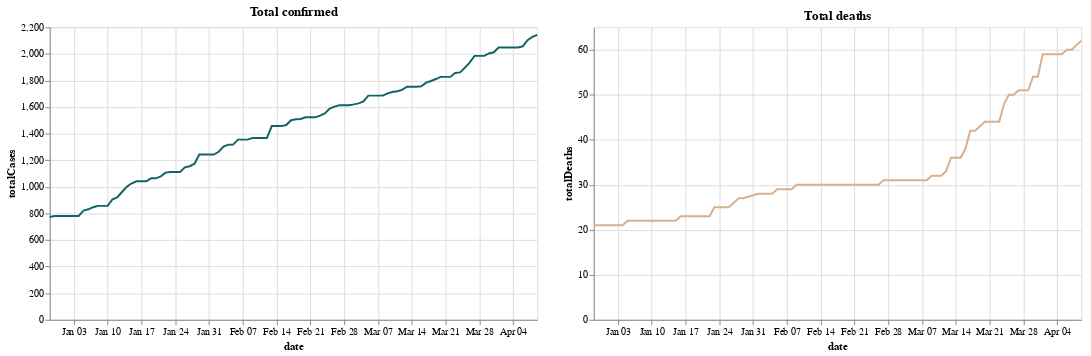

The cell this chart's notebook holds for it:
### Markdown cell above
# COVID-19 Tracker for Aparecida City, São Paulo, Brazil

### Code cell
# 🇬🇧 Libraries
# 🇧🇷 Bibliotecas
import datetime
import altair as alt
import operator
import pandas as pd

s = pd.read_csv('../../data/aparecida-small-sample.csv', parse_dates=['date'])

city = s[s['city'] == 'Aparecida']

base = alt.Chart(city).mark_line().encode(x = 'date').properties(width = 500)

confirmed = alt.value("#106466")
death = alt.value("#D8B08C")
recovered = alt.value("#87C232")

base.encode(y = "totalCases", color = confirmed).properties(title = "Total confirmed") | base.encode(y = "totalDeaths", color = death).properties(title = "Total deaths")

### Figure 1 — Vega-Lite specification as saved in the notebook (floating-point values rounded to 4 significant figures)
{"config": {"view": {"continuousWidth": 400, "continuousHeight": 300}}, "hconcat": [{"mark": "line", "encoding": {"color": {"value": "#106466"}, "x": {"type": "temporal", "field": "date"}, "y": {"type": "quantitative", "field": "totalCases"}}, "title": "Total confirmed", "width": 500}, {"mark": "line", "encoding": {"color": {"value": "#D8B08C"}, "x": {"type": "temporal", "field": "date"}, "y": {"type": "quantitative", "field": "totalDeaths"}}, "title": "Total deaths", "width": 500}], "data": {"name": "data-ea9a789b15095052f4fed9fcbc86952e"}, "$schema": "https://vega.github.io/schema/vega-lite/v4.8.1.json", "datasets": {"data-ea9a789b15095052f4fed9fcbc86952e": [{"city": "Aparecida", "date": "2020-12-29T00:00:00", "totalDeaths": 21, "totalCases": 773, "totalRecovered": 723, "totalBeds": 11, "intubated": 1}, {"city": "Aparecida", "date": "2020-12-30T00:00:00", "totalDeaths": 21, "totalCases": 781, "totalRecovered": 724, "totalBeds": 13, "intubated": 1}, {"city": "Aparecida", "date": "2020-12-31T00:00:00", "totalDeaths": 21, "totalCases": 781, "totalRecovered": 724, "totalBeds": 13, "intubated": 1}, {"city": "Aparecida", "date": "2021-01-01T00:00:00", "totalDeaths": 21, "totalCases": 781, "totalRecovered": 724, "totalBeds": 13, "intubated": 1}, {"city": "Aparecida", "date": "2021-01-02T00:00:00", "totalDeaths": 21, "totalCases": 781, "totalRecovered": 724, "totalBeds": 13, "intubated": 1}, {"city": "Aparecida", "date": "2021-01-03T00:00:00", "totalDeaths": 21, "totalCases": 781, "totalRecovered": 724, "totalBeds": 13, "intubated": 1}, {"city": "Aparecida", "date": "2021-01-04T00:00:00", "totalDeaths": 21, "totalCases": 781, "totalRecovered": 724, "totalBeds": 13, "intubated": 1}, {"city": "Aparecida", "date": "2021-01-05T00:00:00", "totalDeaths": 22, "totalCases": 822, "totalRecovered": 780, "totalBeds": 8, "intubated": 3}, {"city": "Aparecida", "date": "2021-01-06T00:00:00", "totalDeaths": 22, "totalCases": 831, "totalRecovered": 786, "totalBeds": 11, "intubated": 2}, {"city": "Aparecida", "date": "2021-01-07T00:00:00", "totalDeaths": 22, "totalCases": 847, "totalRecovered": 792, "totalBeds": 15, "intubated": 2}, {"city": "Aparecida", "date": "2021-01-08T00:00:00", "totalDeaths": 22, "totalCases": 857, "totalRecovered": 799, "totalBeds": 16, "intubated": 4}, {"city": "Aparecida", "date": "2021-01-09T00:00:00", "totalDeaths": 22, "totalCases": 857, "totalRecovered": 799, "totalBeds": 16, "intubated": 4}, {"city": "Aparecida", "date": "2021-01-10T00:00:00", "totalDeaths": 22, "totalCases": 857, "totalRecovered": 799, "totalBeds": 16, "intubated": 4}, {"city": "Aparecida", "date": "2021-01-11T00:00:00", "totalDeaths": 22, "totalCases": 906, "totalRecovered": 841, "totalBeds": 22, "intubated": 1}, {"city": "Aparecida", "date": "2021-01-12T00:00:00", "totalDeaths": 22, "totalCases": 921, "totalRecovered": 873, "totalBeds": 23, "intubated": 2}, {"city": "Aparecida", "date": "2021-01-13T00:00:00", "totalDeaths": 22, "totalCases": 963, "totalRecovered": 894, "totalBeds": 26, "intubated": 2}, {"city": "Aparecida", "date": "2021-01-14T00:00:00", "totalDeaths": 22, "totalCases": 1002, "totalRecovered": 946, "totalBeds": 15, "intubated": 1}, {"city": "Aparecida", "date": "2021-01-15T00:00:00", "totalDeaths": 22, "totalCases": 1027, "totalRecovered": 955, "totalBeds": 16, "intubated": 1}, {"city": "Aparecida", "date": "2021-01-16T00:00:00", "totalDeaths": 23, "totalCases": 1042, "totalRecovered": 981, "totalBeds": 23, "intubated": 0}, {"city": "Aparecida", "date": "2021-01-17T00:00:00", "totalDeaths": 23, "totalCases": 1042, "totalRecovered": 981, "totalBeds": 23, "intubated": 0}, {"city": "Aparecida", "date": "2021-01-18T00:00:00", "totalDeaths": 23, "totalCases": 1042, "totalRecovered": 981, "totalBeds": 23, "intubated": 0}, {"city": "Aparecida", "date": "2021-01-19T00:00:00", "totalDeaths": 23, "totalCases": 1064, "totalRecovered": 1000, "totalBeds": 28, "intubated": 0}, {"city": "Aparecida", "date": "2021-01-20T00:00:00", "totalDeaths": 23, "totalCases": 1064, "totalRecovered": 1000, "totalBeds": 20, "intubated": 1}, {"city": "Aparecida", "date": "2021-01-21T00:00:00", "totalDeaths": 23, "totalCases": 1079, "totalRecovered": 1016, "totalBeds": 21, "intubated": 2}, {"city": "Aparecida", "date": "2021-01-22T00:00:00", "totalDeaths": 23, "totalCases": 1107, "totalRecovered": 1050, "totalBeds": 15, "intubated": 2}, {"city": "Aparecida", "date": "2021-01-23T00:00:00", "totalDeaths": 25, "totalCases": 1112, "totalRecovered": 1069, "totalBeds": 16, "intubated": 3}, {"city": "Aparecida", "date": "2021-01-24T00:00:00", "totalDeaths": 25, "totalCases": 1112, "totalRecovered": 1069, "totalBeds": 16, "intubated": 3}, {"city": "Aparecida", "date": "2021-01-25T00:00:00", "totalDeaths": 25, "totalCases": 1112, "totalRecovered": 1069, "totalBeds": 16, "intubated": 3}, {"city": "Aparecida", "date": "2021-01-26T00:00:00", "totalDeaths": 25, "totalCases": 1147, "totalRecovered": 1096, "totalBeds": 17, "intubated": 4}, {"city": "Aparecida", "date": "2021-01-27T00:00:00", "totalDeaths": 26, "totalCases": 1155, "totalRecovered": 1101, "totalBeds": 18, "intubated": 4}, {"city": "Aparecida", "date": "2021-01-28T00:00:00", "totalDeaths": 27, "totalCases": 1174, "totalRecovered": 1120, "totalBeds": 16, "intubated": 2}, {"city": "Aparecida", "date": "2021-01-29T00:00:00", "totalDeaths": 27, "totalCases": 1243, "totalRecovered": 1162, "totalBeds": 16, "intubated": 2}, {"city": "Aparecida", "date": "2021-02-01T00:00:00", "totalDeaths": 28, "totalCases": 1243, "totalRecovered": 1162, "totalBeds": 18, "intubated": 1}, {"city": "Aparecida", "date": "2021-02-02T00:00:00", "totalDeaths": 28, "totalCases": 1264, "totalRecovered": 1207, "totalBeds": 15, "intubated": 1}, {"city": "Aparecida", "date": "2021-02-03T00:00:00", "totalDeaths": 28, "totalCases": 1302, "totalRecovered": 1242, "totalBeds": 15, "intubated": 1}, {"city": "Aparecida", "date": "2021-02-04T00:00:00", "totalDeaths": 28, "totalCases": 1317, "totalRecovered": 1246, "totalBeds": 12, "intubated": 0}, {"city": "Aparecida", "date": "2021-02-05T00:00:00", "totalDeaths": 29, "totalCases": 1318, "totalRecovered": 1246, "totalBeds": 12, "intubated": 2}, {"city": "Aparecida", "date": "2021-02-06T00:00:00", "totalDeaths": 29, "totalCases": 1355, "totalRecovered": 1291, "totalBeds": 7, "intubated": 0}, {"city": "Aparecida", "date": "2021-02-07T00:00:00", "totalDeaths": 29, "totalCases": 1355, "totalRecovered": 1291, "totalBeds": 7, "intubated": 0}, {"city": "Aparecida", "date": "2021-02-08T00:00:00", "totalDeaths": 29, "totalCases": 1355, "totalRecovered": 1291, "totalBeds": 7, "intubated": 0}, {"city": "Aparecida", "date": "2021-02-09T00:00:00", "totalDeaths": 30, "totalCases": 1367, "totalRecovered": 1310, "totalBeds": 11, "intubated": 0}, {"city": "Aparecida", "date": "2021-02-10T00:00:00", "totalDeaths": 30, "totalCases": 1367, "totalRecovered": 1310, "totalBeds": 11, "intubated": 0}, {"city": "Aparecida", "date": "2021-02-11T00:00:00", "totalDeaths": 30, "totalCases": 1367, "totalRecovered": 1310, "totalBeds": 10, "intubated": 0}, {"city": "Aparecida", "date": "2021-02-12T00:00:00", "totalDeaths": 30, "totalCases": 1367, "totalRecovered": 1310, "totalBeds": 13, "intubated": 0}, {"city": "Aparecida", "date": "2021-02-13T00:00:00", "totalDeaths": 30, "totalCases": 1457, "totalRecovered": 1409, "totalBeds": 15, "intubated": 0}, {"city": "Aparecida", "date": "2021-02-15T00:00:00", "totalDeaths": 30, "totalCases": 1457, "totalRecovered": 1409, "totalBeds": 15, "intubated": 0}, {"city": "Aparecida", "date": "2021-02-16T00:00:00", "totalDeaths": 30, "totalCases": 1465, "totalRecovered": 1417, "totalBeds": 12, "intubated": 0}, {"city": "Aparecida", "date": "2021-02-17T00:00:00", "totalDeaths": 30, "totalCases": 1501, "totalRecovered": 1439, "totalBeds": 12, "intubated": 0}, {"city": "Aparecida", "date": "2021-02-18T00:00:00", "totalDeaths": 30, "totalCases": 1508, "totalRecovered": 1447, "totalBeds": 12, "intubated": 0}, {"city": "Aparecida", "date": "2021-02-19T00:00:00", "totalDeaths": 30, "totalCases": 1510, "totalRecovered": 1447, "totalBeds": 13, "intubated": 0}, {"city": "Aparecida", "date": "2021-02-20T00:00:00", "totalDeaths": 30, "totalCases": 1523, "totalRecovered": 1470, "totalBeds": 10, "intubated": 0}, {"city": "Aparecida", "date": "2021-02-21T00:00:00", "totalDeaths": 30, "totalCases": 1523, "totalRecovered": 1470, "totalBeds": 10, "intubated": 0}, {"city": "Aparecida", "date": "2021-02-22T00:00:00", "totalDeaths": 30, "totalCases": 1523, "totalRecovered": 1470, "totalBeds": 10, "intubated": 0}, {"city": "Aparecida", "date": "2021-02-23T00:00:00", "totalDeaths": 30, "totalCases": 1536, "totalRecovered": 1484, "totalBeds": 9, "intubated": 0}, {"city": "Aparecida", "date": "2021-02-24T00:00:00", "totalDeaths": 30, "totalCases": 1552, "totalRecovered": 1497, "totalBeds": 11, "intubated": 0}, {"city": "Aparecida", "date": "2021-02-25T00:00:00", "totalDeaths": 30, "totalCases": 1588, "totalRecovered": 1522, "totalBeds": 8, "intubated": 1}, {"city": "Aparecida", "date": "2021-02-26T00:00:00", "totalDeaths": 30, "totalCases": 1603, "totalRecovered": 1526, "totalBeds": 12, "intubated": 0}, {"city": "Aparecida", "date": "2021-02-27T00:00:00", "totalDeaths": 31, "totalCases": 1614, "totalRecovered": 1552, "totalBeds": 16, "intubated": 0}, {"city": "Aparecida", "date": "2021-03-01T00:00:00", "totalDeaths": 31, "totalCases": 1614, "totalRecovered": 1552, "totalBeds": 16, "intubated": 0}, {"city": "Aparecida", "date": "2021-03-02T00:00:00", "totalDeaths": 31, "totalCases": 1620, "totalRecovered": 1561, "totalBeds": 17, "intubated": 0}, {"city": "Aparecida", "date": "2021-03-03T00:00:00", "totalDeaths": 31, "totalCases": 1628, "totalRecovered": 1569, "totalBeds": 13, "intubated": 2}, {"city": "Aparecida", "date": "2021-03-04T00:00:00", "totalDeaths": 31, "totalCases": 1642, "totalRecovered": 1586, "totalBeds": 14, "intubated": 1}, {"city": "Aparecida", "date": "2021-03-05T00:00:00", "totalDeaths": 31, "totalCases": 1686, "totalRecovered": 1607, "totalBeds": 21, "intubated": 2}, {"city": "Aparecida", "date": "2021-03-06T00:00:00", "totalDeaths": 31, "totalCases": 1686, "totalRecovered": 1607, "totalBeds": 21, "intubated": 2}, {"city": "Aparecida", "date": "2021-03-07T00:00:00", "totalDeaths": 31, "totalCases": 1686, "totalRecovered": 1607, "totalBeds": 21, "intubated": 2}, {"city": "Aparecida", "date": "2021-03-08T00:00:00", "totalDeaths": 31, "totalCases": 1686, "totalRecovered": 1607, "totalBeds": 21, "intubated": 2}, {"city": "Aparecida", "date": "2021-03-09T00:00:00", "totalDeaths": 32, "totalCases": 1703, "totalRecovered": 1610, "totalBeds": 22, "intubated": 3}, {"city": "Aparecida", "date": "2021-03-10T00:00:00", "totalDeaths": 32, "totalCases": 1713, "totalRecovered": 1611, "totalBeds": 24, "intubated": 1}, {"city": "Aparecida", "date": "2021-03-11T00:00:00", "totalDeaths": 32, "totalCases": 1719, "totalRecovered": 1611, "totalBeds": 29, "intubated": 0}, {"city": "Aparecida", "date": "2021-03-12T00:00:00", "totalDeaths": 33, "totalCases": 1729, "totalRecovered": 1626, "totalBeds": 24, "intubated": 0}, {"city": "Aparecida", "date": "2021-03-13T00:00:00", "totalDeaths": 36, "totalCases": 1753, "totalRecovered": 1649, "totalBeds": 26, "intubated": 0}, {"city": "Aparecida", "date": "2021-03-14T00:00:00", "totalDeaths": 36, "totalCases": 1753, "totalRecovered": 1649, "totalBeds": 26, "intubated": 0}, {"city": "Aparecida", "date": "2021-03-15T00:00:00", "totalDeaths": 36, "totalCases": 1753, "totalRecovered": 1649, "totalBeds": 26, "intubated": 0}, {"city": "Aparecida", "date": "2021-03-16T00:00:00", "totalDeaths": 38, "totalCases": 1756, "totalRecovered": 1655, "totalBeds": 27, "intubated": 2}, {"city": "Aparecida", "date": "2021-03-17T00:00:00", "totalDeaths": 42, "totalCases": 1784, "totalRecovered": 1662, "totalBeds": 27, "intubated": 4}, {"city": "Aparecida", "date": "2021-03-18T00:00:00", "totalDeaths": 42, "totalCases": 1796, "totalRecovered": 1682, "totalBeds": 38, "intubated": 4}, {"city": "Aparecida", "date": "2021-03-19T00:00:00", "totalDeaths": 43, "totalCases": 1811, "totalRecovered": 1682, "totalBeds": 46, "intubated": 4}, {"city": "Aparecida", "date": "2021-03-20T00:00:00", "totalDeaths": 44, "totalCases": 1827, "totalRecovered": 1711, "totalBeds": 55, "intubated": 4}, {"city": "Aparecida", "date": "2021-03-21T00:00:00", "totalDeaths": 44, "totalCases": 1827, "totalRecovered": 1711, "totalBeds": 55, "intubated": 4}, {"city": "Aparecida", "date": "2021-03-22T00:00:00", "totalDeaths": 44, "totalCases": 1827, "totalRecovered": 1711, "totalBeds": 55, "intubated": 4}, {"city": "Aparecida", "date": "2021-03-23T00:00:00", "totalDeaths": 44, "totalCases": 1856, "totalRecovered": 1719, "totalBeds": 57, "intubated": 6}, {"city": "Aparecida", "date": "2021-03-24T00:00:00", "totalDeaths": 48, "totalCases": 1861, "totalRecovered": 1723, "totalBeds": 48, "intubated": 7}, {"city": "Aparecida", "date": "2021-03-25T00:00:00", "totalDeaths": 50, "totalCases": 1896, "totalRecovered": 1728, "totalBeds": 50, "intubated": 7}, {"city": "Aparecida", "date": "2021-03-26T00:00:00", "totalDeaths": 50, "totalCases": 1934, "totalRecovered": 1756, "totalBeds": 46, "intubated": 7}, {"city": "Aparecida", "date": "2021-03-27T00:00:00", "totalDeaths": 51, "totalCases": 1985, "totalRecovered": 1807, "totalBeds": 33, "intubated": 6}, {"city": "Aparecida", "date": "2021-03-28T00:00:00", "totalDeaths": 51, "totalCases": 1985, "totalRecovered": 1807, "totalBeds": 33, "intubated": 6}, {"city": "Aparecida", "date": "2021-03-29T00:00:00", "totalDeaths": 51, "totalCases": 1985, "totalRecovered": 1807, "totalBeds": 33, "intubated": 6}, {"city": "Aparecida", "date": "2021-03-30T00:00:00", "totalDeaths": 54, "totalCases": 2003, "totalRecovered": 1822, "totalBeds": 40, "intubated": 6}, {"city": "Aparecida", "date": "2021-03-31T00:00:00", "totalDeaths": 54, "totalCases": 2012, "totalRecovered": 1829, "totalBeds": 34, "intubated": 6}, {"city": "Aparecida", "date": "2021-04-01T00:00:00", "totalDeaths": 59, "totalCases": 2048, "totalRecovered": 1904, "totalBeds": 39, "intubated": 5}, {"city": "Aparecida", "date": "2021-04-02T00:00:00", "totalDeaths": 59, "totalCases": 2048, "totalRecovered": 1904, "totalBeds": 39, "intubated": 5}, {"city": "Aparecida", "date": "2021-04-03T00:00:00", "totalDeaths": 59, "totalCases": 2048, "totalRecovered": 1904, "totalBeds": 39, "intubated": 5}, {"city": "Aparecida", "date": "2021-04-04T00:00:00", "totalDeaths": 59, "totalCases": 2048, "totalRecovered": 1904, "totalBeds": 39, "intubated": 5}, {"city": "Aparecida", "date": "2021-04-05T00:00:00", "totalDeaths": 59, "totalCases": 2048, "totalRecovered": 1904, "totalBeds": 39, "intubated": 5}, {"city": "Aparecida", "date": "2021-04-06T00:00:00", "totalDeaths": 60, "totalCases": 2057, "totalRecovered": 1923, "totalBeds": 40, "intubated": 6}, {"city": "Aparecida", "date": "2021-04-07T00:00:00", "totalDeaths": 60, "totalCases": 2103, "totalRecovered": 1952, "totalBeds": 39, "intubated": 7}, {"city": "Aparecida", "date": "2021-04-08T00:00:00", "totalDeaths": 61, "totalCases": 2128, "totalRecovered": 1971, "totalBeds": 44, "intubated": 9}, {"city": "Aparecida", "date": "2021-04-09T00:00:00", "totalDeaths": 62, "totalCases": 2143, "totalRecovered": 1986, "totalBeds": 44, "intubated": 10}]}}
